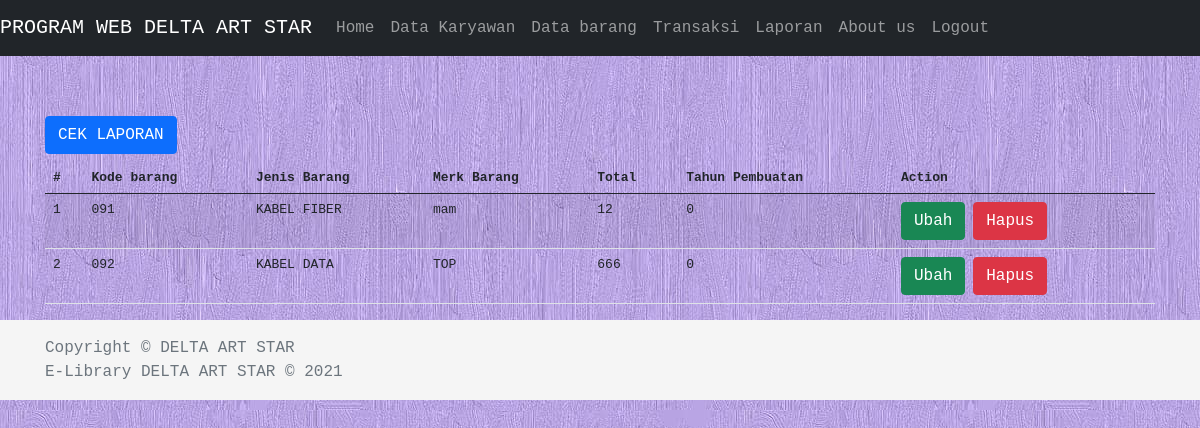
The app's page /laporan_barang.php (signed in) with its own data.
### tables this page shows
CREATE TABLE `tb_barang` (
  `kd_barang` varchar(10) NOT NULL,
  `jenis_barang` varchar(50) NOT NULL,
  `merk` varchar(20) NOT NULL,
  `jumlah` int(11) NOT NULL,
  `tahun_pembuatan` int(11) NOT NULL
);

### laporan_barang.php (the view, shortened to what this page needs)
<!DOCTYPE html>
<html>
<head>
	<?php include "contents/headscript.php"; ?>
</head>
<body style="background: url('bg4.png') repeat;">
	<?php include "contents/navbar.php"; ?>
	<main>
	<div class ="container">
			<a href="report_laporan.php" class="btn btn-primary mb-2">CEK LAPORAN</a>
		<table class="table table-striped">
			<thead>
				<tr>
					<th scope="col">#</th>
					<th scope="col">Kode barang</th>
					<th scope="col">Jenis Barang</th>
					<th scope="col">Merk Barang</th>
					<th scope="col">Total</th>
					<th scope="col">Tahun Pembuatan</th>
					<th scope="col">Action</th>
				</tr>
				</thead>
			<tbody>
				<?php
							$conn = open_connection();
							$query = "SELECT * FROM tb_barang ";
							$hasil = mysqli_query($conn,$query);
							$i=1;
							while ($row = mysqli_fetch_assoc($hasil)) {
								echo "<tr>";
								echo "<td>".$i++."</td>";
								echo "<td>$row[kd_barang]</td>";
								echo "<td>$row[jenis_barang]</td>";
								echo "<td>$row[merk]</td>";
								echo "<td>$row[jumlah]</td>";
								echo "<td>$row[tahun_pembuatan]</td>";
								echo "<td>	<a class='btn btn-success' href='barang_update.php?kd_barang=$row[kd_barang]'>Ubah</a>
											<a class='btn btn-danger' href='barang_delete.php?kd_barang=$row[kd_barang]'>Hapus</a>
									  </td>";
								echo "</tr>";
							}
				  		?>
			</tbody>
		</table>
	</div>
	</main>
	<?php include "contents/footer.php"; ?>
</body>
</html>

### assets/css/style.css (style rules this page uses)
body { margin: 0; padding: 0; font-family: monospace; overflow: hidden; }

### contents/headscript.php (style rules this page uses)
main> .container { padding:60px 15px 0; }

### records on screen
tb_barang: kd_barang "091", jenis_barang "KABEL FIBER", merk "mam", jumlah "12", tahun_pembuatan "0"
tb_barang: kd_barang "092", jenis_barang "KABEL DATA", merk "TOP", jumlah "666", tahun_pembuatan "0"
